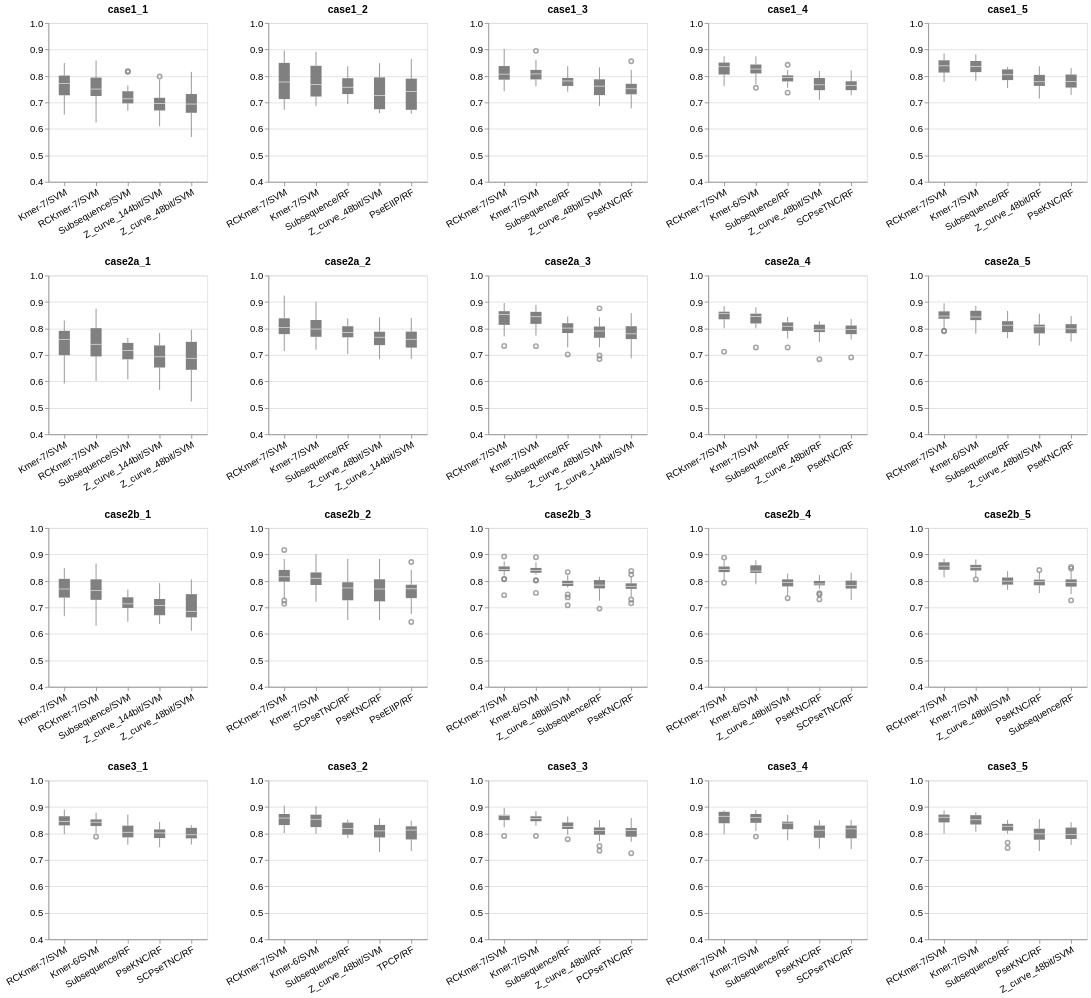

The code cell stored with this chart in its notebook:
### Code cell
# visualize the top 5 models and representations for each training case
chart = alt.vconcat()

subcharts = []
cases = ['case1', 'case2a', 'case2b', 'case3']
for case in cases:
    subcases = final_df_w_rank[final_df_w_rank['case']==case].subcase.unique()
    subcases = sorted(subcases)
    subcharts = alt.hconcat()

    for subcase in subcases:
        temp_df = final_df_w_rank[final_df_w_rank['subcase']==subcase]
        sorted_label = temp_df[['case','pair_id','rank_per_subcase']].drop_duplicates()
        sorted_label = sorted_label.sort_values(by='rank_per_subcase').pair_id.to_list()

        subchart = alt.Chart(temp_df).mark_boxplot(color='gray').encode(
                            x=alt.X("pair_id:N", sort=sorted_label, title=None, axis=alt.Axis(labelAngle=-30)),
                            y=alt.Y(f"{metric}:Q", title=None, scale=alt.Scale(domain=[0.4,1])),
                            #column=alt.Column("case:N", title=None)
                        ).properties(
                            title=subcase,
                            width=200,
                            height=200,
                        )
        
        subcharts |= subchart
    
    subcharts = subcharts
    chart &= subcharts

fontsize = 12
chart = chart.configure_axis(
    labelFontSize=fontsize,
    titleFontSize=fontsize,
).configure_header(
    labelFontSize=fontsize
)
chart
